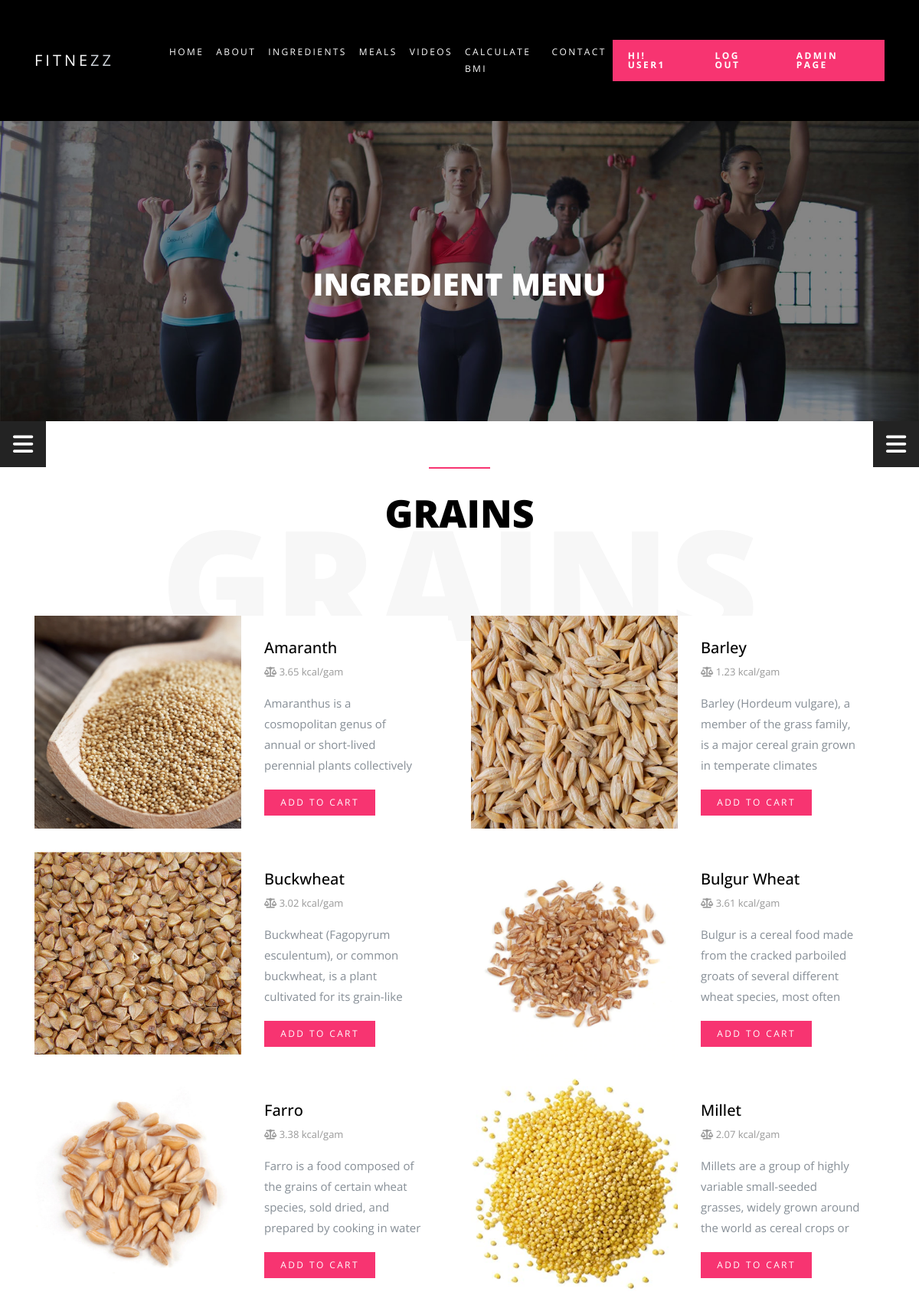
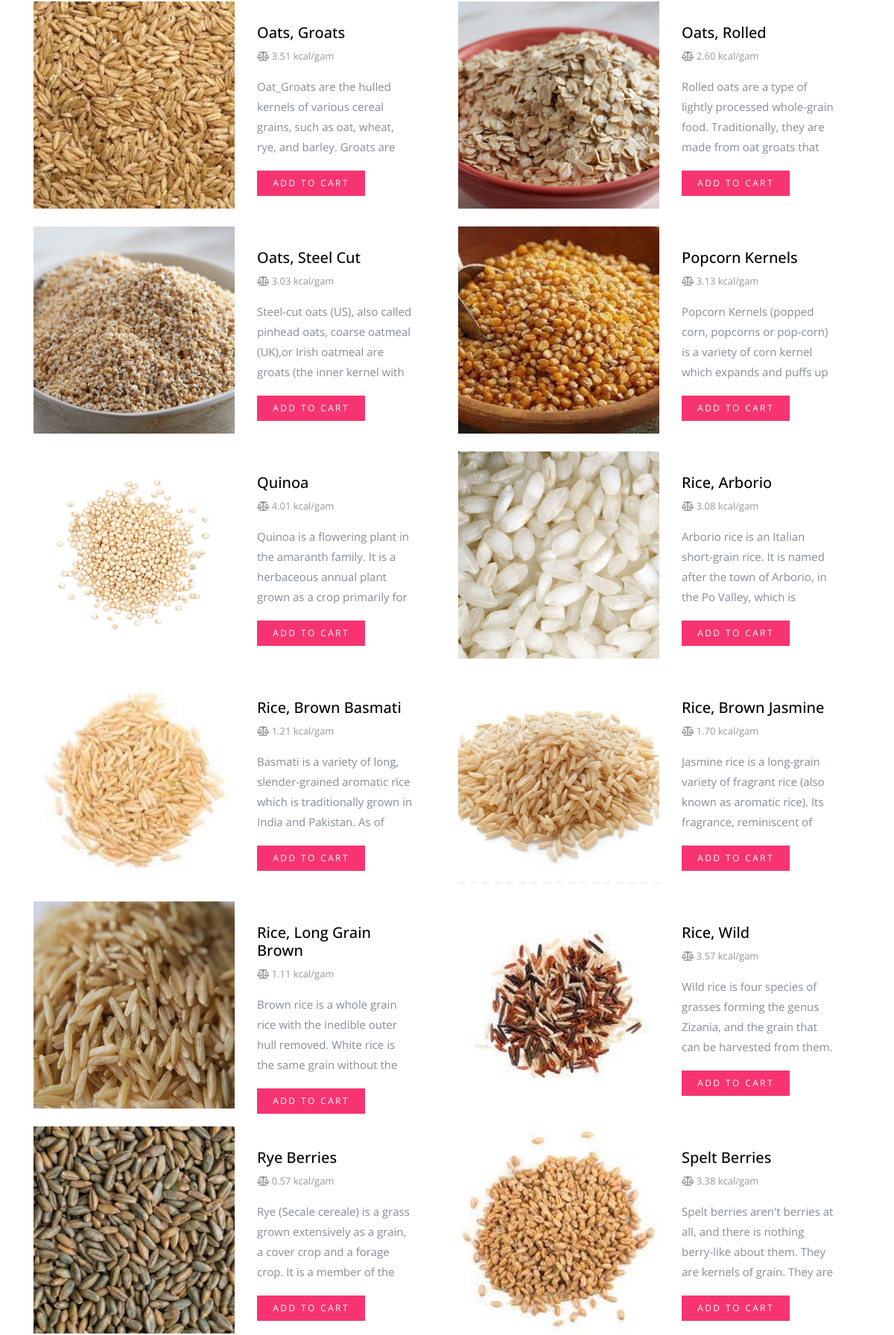
The page /recipes.php (signed in, upper part) on the database its author committed (2 pictures, top to bottom).
### tables this page shows
CREATE TABLE `ingredients` (
  `in_id` int(11) NOT NULL,
  `in_name` text NOT NULL,
  `in_img` text NOT NULL,
  `in_calo_1g` decimal(10,2) NOT NULL,
  `in_detail` text,
  `in_cat` int(11) NOT NULL
);

### recipes.php (the view, shortened to what this page needs)
<?php
  require "header.php";
  $cate = 4;
  $query_for_grain = "select * from ingredients where in_cat = '$cate';";
  $result_for_grain = mysqli_query($conn, $query_for_grain);
 ?>
    <section class="home-slider-loop-false  inner-page owl-carousel" >
      <div class="slider-item" style="background-image: url('img/slider-1.jpg');top: 100px;">
        <div class="container">
          <div class="row slider-text align-items-center justify-content-center">
            <div class="col-md-8 text-center col-sm-12 element-animate">
              <h1>Ingredient Menu</h1>
            </div>
          </div>
        </div>
      </div>
    </section>
    <div class="container-filter" style="position:fixed;width:100%;z-index:3;">
      <section class="filter1" id="idForFilter1"  style="width: 60px; height: 60px;display:flex;align-items:center;justify-content:center;cursor: pointer;float:right;">
          <i class="fas fa-bars fa-2x"></i>
      </section>
      <section class="filter2" id="idForFilter2" onmouseover="hover()" onmouseout="offHover()" style="width: 60px; height: 60px;display:flex;align-items:center;justify-content:center;cursor: pointer;">
        <i class="fas fa-bars fa-2x" id="huy"></i>
      </section>
    </div>
    <section class="section element-animate" style="padding-top: 0;margin-top: 60px;" id="grain">
      <div class="clearfix mb-5 pb-5">
        <div class="container-fluid">
          <div class="row">
            <div class="col-md-12 text-center heading-wrap">
              <h2>Grains</h2>
              <span class="back-text">Grains</span>
            </div>
          </div>
        </div>
      </div>
       <div class="container" >
        <div class="row">
        <?php
          while(list($in_id, $in_name, $in_img, $ing_calo_1g, $in_detail, $in_cat) = mysqli_fetch_array($result_for_grain)){
        ?>
          <div class="col-md-6 mb-4">
            <div class="blog d-block d-lg-flex" style="width: 540px;height:278px;">
              <div class="bg-image" style="background-image: url('img/ingredients/<?php echo $in_img?>');"></div>
              <div class="text">
                <h3 class="title"><?php echo $in_name?></h3>
                <p class="sched-time">
                  <span><i class="fas fa-balance-scale"></i> <span class="calo" ><?php echo $ing_calo_1g?></span> kcal/gam</span> <br>
                </p>
                <p style="width:210px;height:110px;overflow-y:scroll"><?php echo $in_detail?></p>
                <p>
                  <button class="btn btn-primary btn-sm" id="<?php echo $in_name?>">Add to cart</button>
                </p>
              </div>
            </div>
          </div>
        <?php
          }
        ?>
        </div>
      </div>
    </section>
     <?php
    require "footer.php" ?>

### css/newstyle.css (style rules this page uses)
html { overflow-x: hidden; }
.filter1 { color: white; background-color:#232323; transition: 0.2s; }
.filter2 { color: white; background-color: #232323; transition: 0.2s; }
.btn-sm { cursor: pointer; }
body { background: #fff; font-family: "Open Sans", Arial, sans-serif; font-weight: 400; font-size: 15px; line-height: 1.8; color: #868e96; }
h1, h2, h3, h4, h5 { color: #000; }
.btn, .form-control { outline: none; -webkit-box-shadow: none !important; box-shadow: none !important; border-radius: 0px !important; }
.btn { font-size: 13px; text-transform: uppercase; letter-spacing: .2em; }
.btn.btn-primary { color: #fff; border-width: 2px; }
.btn.btn-sm { font-size: 12px; }
.heading-wrap { position: relative; }
.heading-wrap h2 { font-size: 50px; position: relative; padding-top: 30px; z-index: 2; text-transform: uppercase; font-weight: 800; }
.heading-wrap h2:before { width: 80px; height: 2px; background: #f73471; content: ""; position: absolute; top: 0; left: 50%; -webkit-transform: translateX(-50%); -ms-transform: translateX(-50%); transform: translateX(-50%); }
.heading-wrap .back-text, .heading-wrap .back-text-dark { z-index: 0; line-height: 1; top: .5em; left: 50%; margin-top: -50px; -webkit-transform: translateX(-50%); -ms-transform: translateX(-50%); transform: translateX(-50%); font-weight: 800; font-size: 200px; position: absolute; width: 100%; color: #f7f7f7; text-transform: uppercase; }
.sched, .blog { display: block; background-color: #fff; }
.sched .text, .sched .bg-image, .blog .text, .blog .bg-image { width: 100%; }
@media (min-width: 992px) { .sched .text, .sched .bg-image, .blog .text, .blog .bg-image { width: 50%; } }
.sched h3, .blog h3 { font-size: 20px; }
.sched .text, .blog .text { padding: 30px; }
.sched .sched-time, .blog .sched-time { font-size: 13px; color: #999999; }
.sched .bg-image, .blog .bg-image { background-size: cover; background-position: center center; }
.owl-carousel.home-slider, .owl-carousel.home-slider-loop-false { z-index: 1; position: relative; }
.owl-carousel.home-slider .slider-item, .owl-carousel.home-slider-loop-false .slider-item { background-size: cover; background-repeat: no-repeat; background-position: center center; height: calc(100vh); min-height: 700px; position: relative; }
.owl-carousel.home-slider .slider-item:before, .owl-carousel.home-slider-loop-false .slider-item:before { position: absolute; top: 0; left: 0; right: 0; bottom: 0; background: rgba(0, 0, 0, 0.2); content: ""; }
.owl-carousel.home-slider .slider-item .slider-text, .owl-carousel.home-slider-loop-false .slider-item .slider-text { color: #fff; height: calc(100vh); min-height: 700px; }
.owl-carousel.home-slider .slider-item .slider-text h1, .owl-carousel.home-slider-loop-false .slider-item .slider-text h1 { font-size: 40px; color: #fff; line-height: 1.2; font-weight: 800 !important; text-transform: uppercase; }
.owl-carousel.home-slider.inner-page .slider-item, .owl-carousel.home-slider-loop-false.inner-page .slider-item { height: calc(50vh - 117px); min-height: 550px; }
.owl-carousel.home-slider.inner-page .slider-item .slider-text, .owl-carousel.home-slider-loop-false.inner-page .slider-item .slider-text { color: #fff; height: calc(50vh - 117px); min-height: 550px; }
.section { padding: 7em 0; }
.element-animate { opacity: 0; visibility: hidden; }

### rows shown on the page
ingredients: in_img (picture), in_name "Amaranth", in_calo_1g "3.65", in_detail "Amaranthus is a cosmopolitan genus of annual or short-lived perennial plants collectively…"
ingredients: in_img (picture), in_name "Barley", in_calo_1g "1.23", in_detail "Barley (Hordeum vulgare), a member of the grass family, is a major cereal grain grown in temperate climates…"
ingredients: in_img (picture), in_name "Buckwheat", in_calo_1g "3.02", in_detail "Buckwheat (Fagopyrum esculentum), or common buckwheat, is a plant cultivated for its grain-like…"
ingredients: in_img (picture), in_name "Bulgur Wheat", in_calo_1g "3.61", in_detail "Bulgur is a cereal food made from the cracked parboiled groats of several different wheat species, most often…"
ingredients: in_img (picture), in_name "Farro", in_calo_1g "3.38", in_detail "Farro is a food composed of the grains of certain wheat species, sold dried, and prepared by cooking in water…"
ingredients: in_img (picture), in_name "Millet", in_calo_1g "2.07", in_detail "Millets are a group of highly variable small-seeded grasses, widely grown around the world as cereal crops or…"
ingredients: in_img (picture), in_name "Oats, Groats", in_calo_1g "3.51", in_detail "Oat_Groats are the hulled kernels of various cereal grains, such as oat, wheat, rye, and barley. Groats are…"
ingredients: in_img (picture), in_name "Oats, Rolled", in_calo_1g "2.60", in_detail "Rolled oats are a type of lightly processed whole-grain food. Traditionally, they are made from oat groats that…"
ingredients: in_img (picture), in_name "Oats, Steel Cut", in_calo_1g "3.03", in_detail "Steel-cut oats (US), also called pinhead oats, coarse oatmeal (UK),or Irish oatmeal are groats (the inner kernel with…"
ingredients: in_img (picture), in_name "Popcorn Kernels", in_calo_1g "3.13", in_detail "Popcorn Kernels (popped corn, popcorns or pop-corn) is a variety of corn kernel which expands and puffs up…"
ingredients: in_img (picture), in_name "Quinoa", in_calo_1g "4.01", in_detail "Quinoa is a flowering plant in the amaranth family. It is a herbaceous annual plant grown as a crop primarily for…"
ingredients: in_img (picture), in_name "Rice, Arborio", in_calo_1g "3.08", in_detail "Arborio rice is an Italian short-grain rice. It is named after the town of Arborio, in the Po Valley, which is…"
ingredients: in_img (picture), in_name "Rice, Brown Basmati", in_calo_1g "1.21", in_detail "Basmati is a variety of long, slender-grained aromatic rice which is traditionally grown in India and Pakistan. As of…"
ingredients: in_img (picture), in_name "Rice, Brown Jasmine", in_calo_1g "1.70", in_detail "Jasmine rice is a long-grain variety of fragrant rice (also known as aromatic rice). Its fragrance, reminiscent of…"
ingredients: in_img (picture), in_name "Rice, Long Grain Brown", in_calo_1g "1.11", in_detail "Brown rice is a whole grain rice with the inedible outer hull removed. White rice is the same grain without the…"
ingredients: in_img (picture), in_name "Rice, Wild", in_calo_1g "3.57", in_detail "Wild rice is four species of grasses forming the genus Zizania, and the grain that can be harvested from them.…"
ingredients: in_img (picture), in_name "Rye Berries", in_calo_1g "0.57", in_detail "Rye (Secale cereale) is a grass grown extensively as a grain, a cover crop and a forage crop. It is a member of the…"
ingredients: in_img (picture), in_name "Spelt Berries", in_calo_1g "3.38", in_detail "Spelt berries aren't berries at all, and there is nothing berry-like about them. They are kernels of grain. They are…"

### other values the page prints
$_SESSION["userUid"] "USER1"
